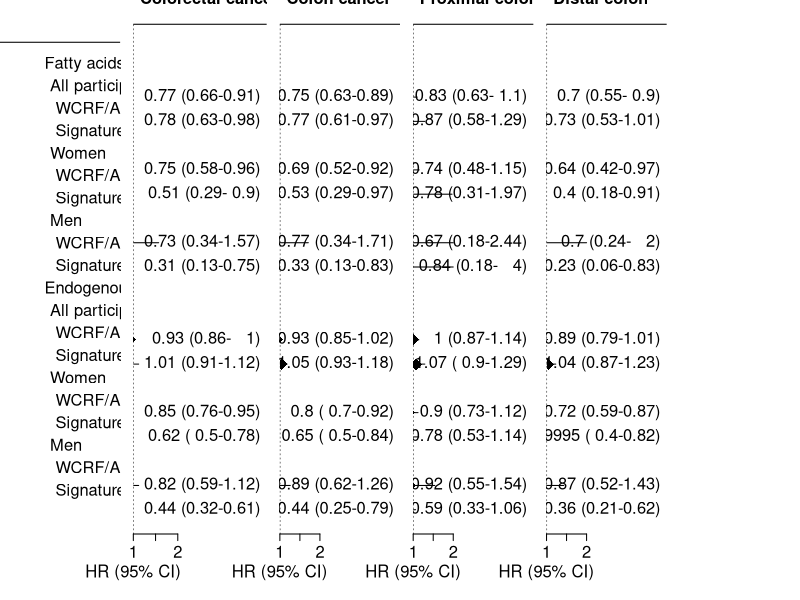

Generate this figure with R: (Note: this script raises an error after producing the figure.)
# Forest plots for digestive cancers manuscript
# Read data from first and layout from second sheet
library(readxl)
library(tidyverse)

# March 2021: remove diabetes and pre-diabetes
t2 <- read_xlsx("forest_crc_wcrf.xlsx", sheet = 2) %>% filter(included == TRUE)
ly <- read_xlsx("forest_crc_wcrf.xlsx", sheet = 3) #%>% filter(inclusion1 == TRUE)

# Layout for oesophageus and stomach only, no women:
#ly1 <- read_xlsx("forest_data_metS.xlsx", sheet = 2) %>% filter(inclusion2 == TRUE)

# Set row vectors from layout sheet
rowvec <- rev(which(rev(ly$rowvec)))
labs.lev1 <- na.omit(ly$labs.lev1)
labs.lev2 <- na.omit(ly$labs.lev2)
labs.lev3 <- na.omit(ly$labs.lev3)
rows.lev1 <- rev(which(rev(ly$row.lev1)))
rows.lev2 <- rev(which(rev(ly$row.lev2)))
rows.lev3 <- rev(which(rev(ly$row.lev3)))

# Four columns
par(mfrow=c(1,6))

# Plot for rownames
par(mar=c(5,0,0,1))
limm <- nrow(ly)
plot(0.5, type="n", axes = F, ann = F, ylim=c(0, limm + 2), xlim = c(0, 10))
text(3, rows.lev1, labs.lev1, cex = 1.5, pos = 4, font = 1)
text(3.5, rows.lev2, labs.lev2, cex = 1.5, pos = 4)
text(4, rows.lev3, labs.lev3, cex = 1.5, pos = 4)
abline(h = limm + 1)

# Colorectal cancer: plot points with no rownames
library(metafor)
par(mar=c(5,0,0,1))
forest(x = t2$hr, ci.ub = t2$ci.high, ci.lb = t2$ci.low, 
       subset = t2$subsite == "Colorectal",
       refline=1, efac = 0, rows = rowvec, ylim=c(0, limm + 2), 
       xlab="HR (95% CI)", annosym = c(" (", "-", ")"),
       psize= 1.6, cex=1.5, 
       top = 2,
       slab = NA, pch = 18, xlim = c(1, 4), 
       cex.lab = 1, 
       header = c("Colorectal cancer", ""))
# Number of cases
#text(2.2, c(4,8, limm), c("n = 1,441 cases", "n = 998 cases", "n = 2,439 cases"), cex = 1.5, pos = 2)

par(mar=c(5,4,0,1))
forest(x = t2$hr, ci.ub = t2$ci.high, ci.lb = t2$ci.low, 
       subset = t2$subsite == "Colon",
       refline=1, efac = 0, rows = rowvec, ylim=c(0, limm + 2), 
       xlab="HR (95% CI)", annosym = c(" (", "-", ")"),
       psize= 1.6, cex=1.5, 
       top = 2,
       slab = NA, pch = 18, xlim = c(1, 4), 
       cex.lab = 1, 
       header = c("Colon cancer", ""))
# Number of cases
#text(2.2, c(4,8, limm), c("n = 1,441 cases", "n = 998 cases", "n = 2,439 cases"), cex = 1.5, pos = 2)

par(mar=c(5,4,0,1))
forest(x = t2$hr, ci.ub = t2$ci.high, ci.lb = t2$ci.low, 
       subset = t2$subsite == "Proximal colon",
       refline=1, efac = 0, rows = rowvec, ylim=c(0, limm + 2), 
       xlab="HR (95% CI)", annosym = c(" (", "-", ")"),
       psize= 1.6, cex=1.5, 
       top = 2, alim = c(0,2),
       slab = NA, pch = 18, xlim = c(1, 4), 
       cex.lab = 1, 
       header = c("Proximal colon", ""))
# Number of cases
#text(2.2, c(4,8, limm), c("n = 1,441 cases", "n = 998 cases", "n = 2,439 cases"), cex = 1.5, pos = 2)

par(mar=c(5,4,0,1))
forest(x = t2$hr, ci.ub = t2$ci.high, ci.lb = t2$ci.low, 
       subset = t2$subsite == "Distal colon",
       refline=1, efac = 0, rows = rowvec, ylim=c(0, limm + 2), 
       xlab="HR (95% CI)", annosym = c(" (", "-", ")"),
       psize= 1.6, cex=1.5, 
       top = 2,
       slab = NA, pch = 18, xlim = c(1, 4), 
       cex.lab = 1, 
       header = c("Distal colon", ""))
# Number of cases
#text(2.2, c(4,8, limm), c("n = 1,441 cases", "n = 998 cases", "n = 2,439 cases"), cex = 1.5, pos = 2)

# Rectal
ly <- read_xlsx("forest_crc_wcrf.xlsx", sheet = 3) %>% filter(inclusion1 == TRUE)
# Set new vectors from layout sheet
rowvec <- rev(which(rev(ly$rowvec)))
labs.lev1 <- na.omit(ly$labs.lev1)
labs.lev2 <- na.omit(ly$labs.lev2)
labs.lev3 <- na.omit(ly$labs.lev3)
rows.lev1 <- rev(which(rev(ly$row.lev1)))
rows.lev2 <- rev(which(rev(ly$row.lev2)))
rows.lev3 <- rev(which(rev(ly$row.lev3)))

par(mar=c(5,4,0,1))
forest(x = t2$hr, ci.ub = t2$ci.high, ci.lb = t2$ci.low, 
       subset = t2$subsite == "Rectal",
       refline=1, efac = 0, rows = rowvec, ylim=c(0, limm + 2), 
       xlab="HR (95% CI)", annosym = c(" (", "-", ")"),
       psize= 1.6, cex=1.5, 
       top = 2,
       slab = NA, pch = 18, xlim = c(1, 4), 
       cex.lab = 1, 
       header = c("Rectal cancer", ""))
# Number of cases
#text(2.2, c(4,8, limm), c("n = 1,441 cases", "n = 998 cases", "n = 2,439 cases"), cex = 1.5, pos = 2)
